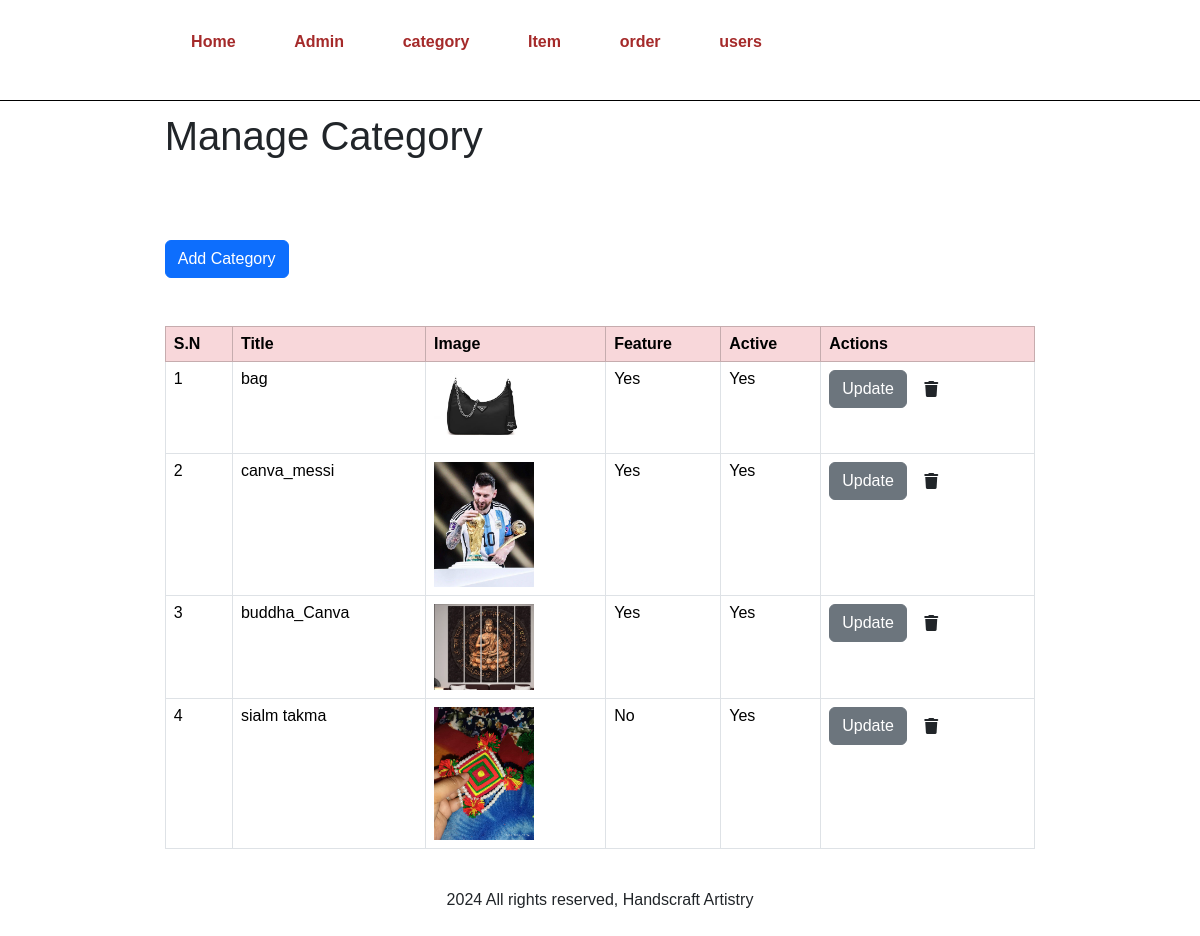
The page /admin/manage-category.php on the database its author committed.
### tables this page shows
CREATE TABLE `tbl_category` (
  `categoryId` int(10) UNSIGNED NOT NULL,
  `title` varchar(100) NOT NULL,
  `image_name` varchar(255) NOT NULL,
  `featured` varchar(10) NOT NULL,
  `active` varchar(10) NOT NULL
);

### admin/manage-category.php (the view, shortened to what this page needs)
<?php
include('partials/menu.php');
?>
<link href="https://cdn.jsdelivr.net/npm/bootstrap@5.3.2/dist/css/bootstrap.min.css" rel="stylesheet">
<div class="container">
    <div class="wrapper">
        <h1>Manage Category</h1>
        <br>
        <br>
        <br>
        <a href="add-category.php" class="btn btn-primary"> Add Category</a>
        <br> <br> <br>
        <div class="table-responsive-sm">
            <table class="table w-55 h-30 table-bordered">
                <thead class="table-danger">
                    <tr>
                        <th>S.N</th>
                        <th>Title</th>
                        <th>Image</th>
                        <th>Feature</th>
                        <th>Active</th>
                        <th>Actions</th>
                    </tr>
                </thead>
                <?php
                $sql = "SELECT * FROM tbl_category";
                $res = mysqli_query($conn, $sql);
                if ($res) {
                    $sn = 1;
                    while ($row = mysqli_fetch_assoc($res)) {
                        $id = $row['categoryId'];
                        $title = $row['title'];
                        $image_name = $row['image_name'];
                        $featured = $row['featured'];
                        $active = $row['active'];
                        ?>
                        <tr>
                            <td><?php echo $sn++; ?></td>
                            <td><?php echo $title; ?></td>
                            <td>
                                <?php
                                if ($image_name != "") {
                                    ?>
                                    <img src="<?php echo SITEURL;?>images/category/<?php echo $image_name;?>" width="100px">
                                    <?php
                                } else {
                                    echo "<div class='error'>Image not added</div>";
                                }
                                ?>
                            </td>
                            <td><?php echo $featured; ?></td>
                            <td><?php echo $active; ?></td>
                            <td>
                                <a href="<?php echo SITEURL; ?>admin/update-category.php?id=<?php echo $id; ?>" class=" btn btn-secondary">Update</a>
                                <a href="#" onclick="confirmDelete('<?php echo SITEURL; ?>admin/delete-category.php?id=<?php echo $id; ?>&image_name=<?php echo $image_name; ?>');" class=" btn "><i class="fas fa-trash"></i></a>
                            </td>
                        </tr>
                        <?php
                    }
                }
                ?>
            </table>
        </div>
    </div>
</div>
<?php
include('partials/footer.php');
?>

### css/admin.css (style rules this page uses)
* { margin: 0; padding: 0; font-family: Arial, Helvetica, sans-serif; }
.wrapper { padding: 1%; width: 80%; margin: 0 auto; }
table tr th { border-bottom: 1px solid black; padding: 1%; text-align: left; }
table tr td { padding: 1%; }
.btn-primary { background-color: rgb(125, 125, 186); padding: 1%; text-decoration: none; color: black; font-weight: bold; }
.btn-secondary { background-color: #7bed9f; padding: 1%; text-decoration: none; color: black; font-weight: bold; }

### rows shown on the page
tbl_category: title "bag", image_name (picture), featured "Yes", active "Yes"
tbl_category: title "canva_messi", image_name (picture), featured "Yes", active "Yes"
tbl_category: title "buddha_Canva", image_name (picture), featured "Yes", active "Yes"
tbl_category: title "sialm takma", image_name (picture), featured "No", active "Yes"
